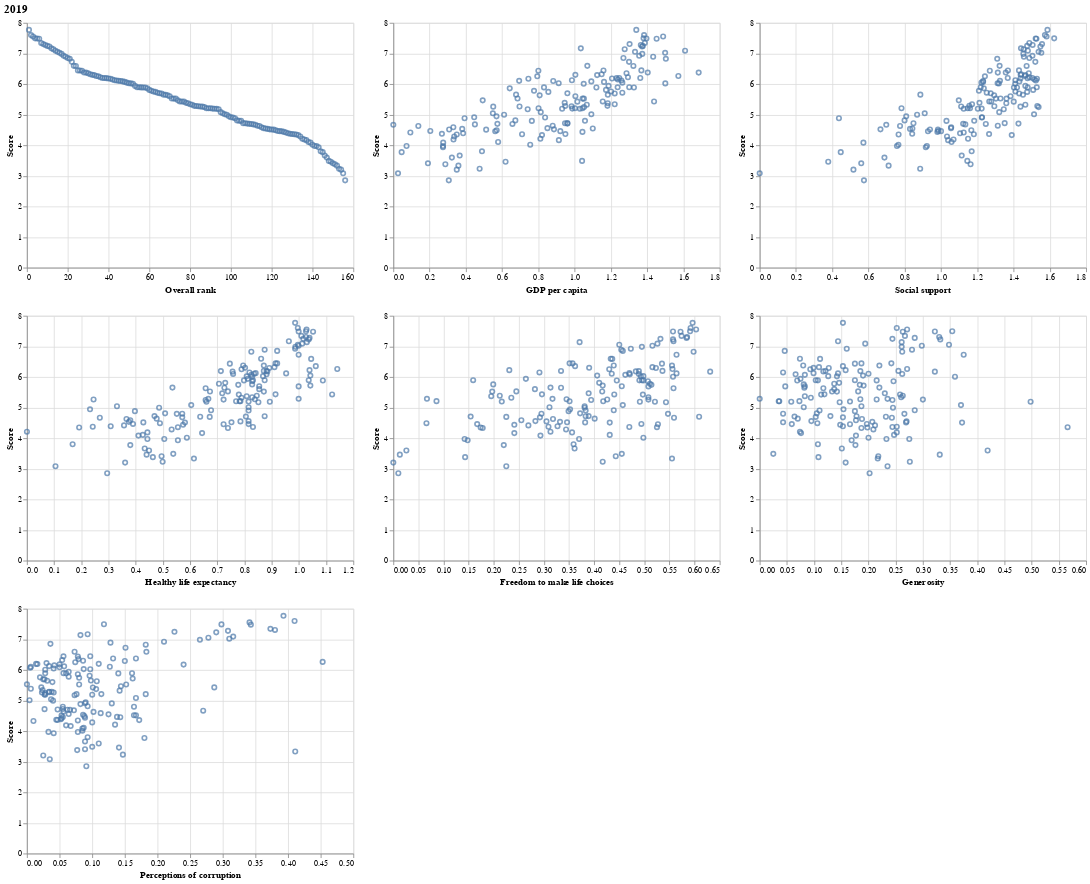

Notebook source saved alongside this figure:
### Code cell
p, ps = plotOneYear(df_2019, title='2019')
p

### Figure 1 — Vega-Lite specification as saved in the notebook (floating-point values rounded to 4 significant figures; data arrays with more than 128 entries replaced by an {"elided": "..."} marker saying what was removed)
{"config": {"view": {"continuousWidth": 400, "continuousHeight": 300}}, "vconcat": [{"hconcat": [{"mark": "point", "encoding": {"x": {"field": "Overall rank", "type": "quantitative"}, "y": {"field": "Score", "type": "quantitative"}}}, {"mark": "point", "encoding": {"x": {"field": "GDP per capita", "type": "quantitative"}, "y": {"field": "Score", "type": "quantitative"}}}, {"mark": "point", "encoding": {"x": {"field": "Social support", "type": "quantitative"}, "y": {"field": "Score", "type": "quantitative"}}}]}, {"hconcat": [{"mark": "point", "encoding": {"x": {"field": "Healthy life expectancy", "type": "quantitative"}, "y": {"field": "Score", "type": "quantitative"}}}, {"mark": "point", "encoding": {"x": {"field": "Freedom to make life choices", "type": "quantitative"}, "y": {"field": "Score", "type": "quantitative"}}}, {"mark": "point", "encoding": {"x": {"field": "Generosity", "type": "quantitative"}, "y": {"field": "Score", "type": "quantitative"}}}]}, {"mark": "point", "encoding": {"x": {"field": "Perceptions of corruption", "type": "quantitative"}, "y": {"field": "Score", "type": "quantitative"}}}], "data": {"name": "data-3ddc12878d7a19e4adcf83c17c1b45a2"}, "title": "2019", "$schema": "https://vega.github.io/schema/vega-lite/v4.17.0.json", "datasets": {"data-3ddc12878d7a19e4adcf83c17c1b45a2": {"elided": "156 records"}}}
